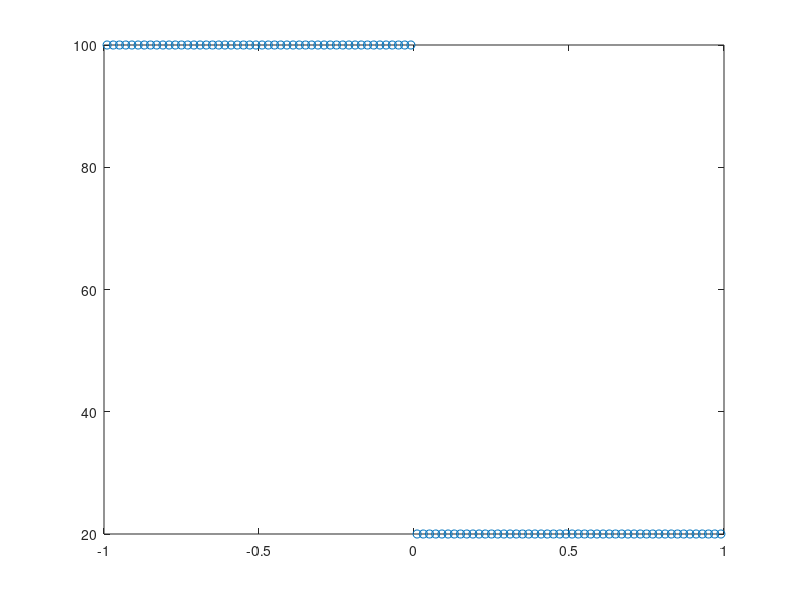

Write the MATLAB code that produced this figure. (Note: this script raises an error after producing the figure.)
% Crank-Nicholson method for the linea heat conduction equation
clear all           % removes all variables from memory
close all           % closes all figures
clc                 % clears the command windows
xL=-1;              % left boundary
xR=1;               % right boundary
IMAX=100;           % number of spatial control volumes
dx=(xR-xL)/IMAX;    % mesh spacing
x=linspace(xL+dx/2, xR-dx/2, IMAX);  % generate the grid
%b=1;               % b = lambda/(rho*c_v)
bL=10;              % left coefficient 
bR=1;               % right coefficient
TL=100;             % left temperature
TR=20;              % right temperature
% initial condition
for i=1:IMAX
   if(x(i)<=0) 
       T(i)=TL;
       b(i)=bL;
   else
       T(i)=TR;
       b(i)=bR;
   end
end
plot(x,T,'o')       % plot the initial condition

time=0;             % initial time
tend=0.3;           % final time
NMAX=1000;          % max number of time steps
for i=1:NMAX
   % choose a stable time step
   dt=0.45*dx^2/max(b);
   if(time+dt>tend)
       dt=tend-time;    % reduce dt to reach tend exactly
   end
   if(time>=tend)
       break
   end
   
   % assemble the coefficients of the matrix A of the linear system
   
   for i=1:IMAX
      if(i==1)
          % left boundary
          bp=0.5*(b(i)+b(i+1));
          bm=b(i);
          di(i)=1+0.5*(2*bm+bp)*dt/dx^2;        % diagonal
          up(i)=-0.5*bp*dt/dx^2;                % upper diagonal
          % Explicit part (from FTCS)
          fp=-bp*(T(i+1)-T(i))/dx;              % right heat flux
          fm=-bm*(T(i)-TL)/(dx/2);              % left heat flux
          rhs(i)=T(i)-0.5*dt/dx*(fp-fm)+0.5*2*bm*dt/dx^2*TL;    % boundary condition
      elseif(i==IMAX)
          % right boundary
          bp=b(i);
          bm=0.5*(b(i)+b(i-1));
          lo(i)=-0.5*bm*dt/dx^2;                % lower diagonal
          di(i)=1+0.5*(bm+2*bp)*dt/dx^2;        % diagonal
          up(i)=0;
          % Explicit part (from FTCS)
          fp=-bp*(TR-T(i))/(dx/2);              % right heat flux
          fm=-bm*(T(i)-T(i-1))/dx;              % left heat flux
          rhs(i)=T(i)-0.5*dt/dx*(fp-fm)+0.5*2*bp*dt/dx^2*TR;    % right hand side
      else
          % inside the domain
          bp=0.5*(b(i+1)+b(i));
          bm=0.5*(b(i)+b(i-1));
          lo(i)=-0.5*bm*dt/dx^2;                % lower diagonal
          di(i)=1+0.5*(bm+bp)*dt/dx^2;          % diagonal
          up(i)=-0.5*bp*dt/dx^2;                % upper diagonal
          % Explicit part (from FTCS)
          fp=-bp*(T(i+1)-T(i))/dx;              % right heat flux
          fm=-bm*(T(i)-T(i-1))/dx;              % left heat flux
          rhs(i)=T(i)-0.5*dt/dx*(fp-fm);        % right hand side
      end
   end
   % Finite volume scheme
   T=Thomas(lo,di,up,rhs);                      % solve the linear system
   % advance time
   time=time+dt;
   plot(x,T,'o')
   title(sprintf('Current time = %f', time))
   axis([xL xR 20 100])
   drawnow
end

% The exact solution is valid only in an infinite domain, hence we can
% apply it only for very small time

if(time<=0.03);    
    % Contact temperature
    Tc=(sqrt(bR)*TR+sqrt(bL)*TL)/(sqrt(bL)+sqrt(bR));
    xe=linspace(xL,xR,10*IMAX); % grid for the exact solution
    for i=1:10*IMAX
       if(xe(i)<0) 
           Te(i)=TL+(Tc-TL)*erfc(-xe(i)/(2*sqrt(bL*time)));
       else
           Te(i)=TR+(Tc-TR)*erfc(+xe(i)/(2*sqrt(bR*time)));
       end
    end
    hold on
    plot(xe,Te,'r-')
    legend('BTCS','Exact')
end